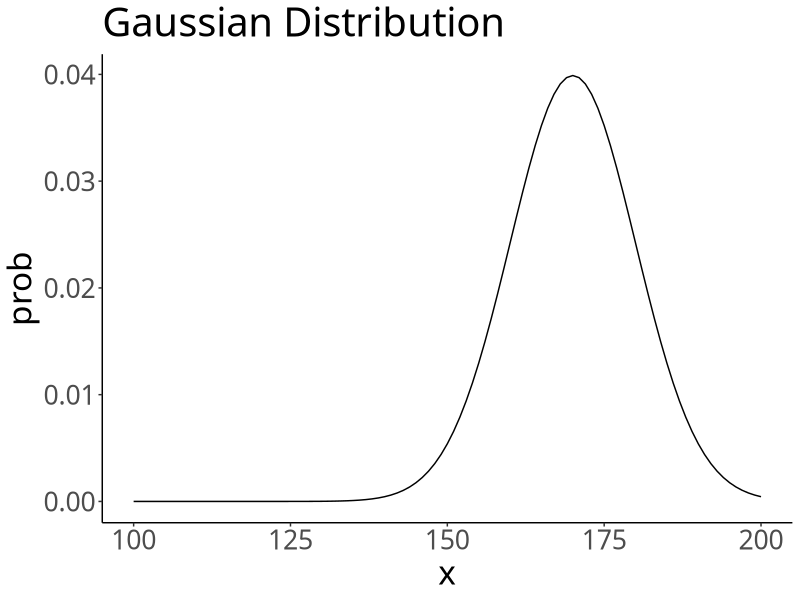
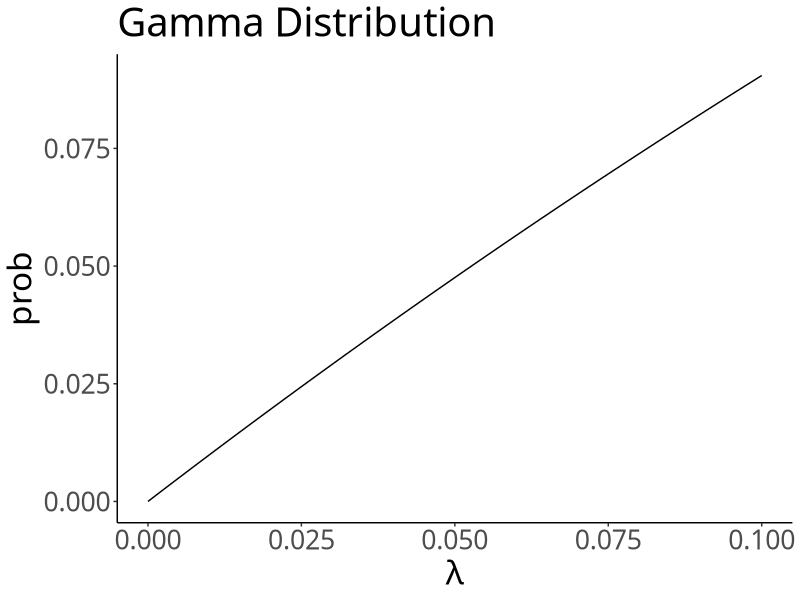
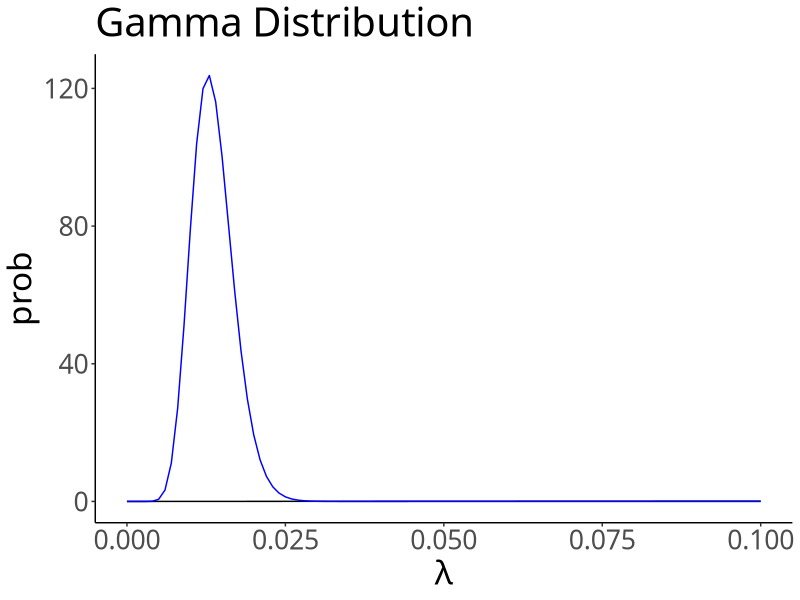

R code for these plots, in order:
## ---- chunk 1
library(ggplot2)
set.seed(1)
## ---- chunk 2
mu <- 170
lambda <- 1/100
x <- seq(100 ,200, 1)
prob <- dnorm(x, mu, 1/sqrt(lambda))

ggplot()+
  geom_line(aes(x=x, y=prob))+
  labs(x="x", y="prob", title="Gaussian Distribution")+
  theme_classic(base_family = "HiraKakuPro-W3") +
  theme(text = element_text(size = 24))
## ---- chunk 3
a_pre <- 2
b_pre <- 1
x <- seq(0, 0.1, 0.001)
lambda_prob_pre <- dgamma(x, a_pre, b_pre)

plot <- ggplot()+
  geom_line(aes(x=x, y=lambda_prob_pre))+
  labs(x="λ", y="prob", title="Gamma Distribution")+
  theme_classic(base_family = "HiraKakuPro-W3")+
  theme(text = element_text(size = 24))
plot
## ---- chunk 4
data <- rnorm(30, mu, 1/sqrt(lambda))
N <- length(data)
## ---- chunk 5
a_pos <- N/2 + a_pre
b_pos <- sum((data-mu)^2)/2 + b_pre
x <- seq(0, 0.1, 0.001)
lambda_prob_pos <- dgamma(x, a_pos, b_pos)

plot + geom_line(aes(x=x, y=lambda_prob_pos), col="blue")
